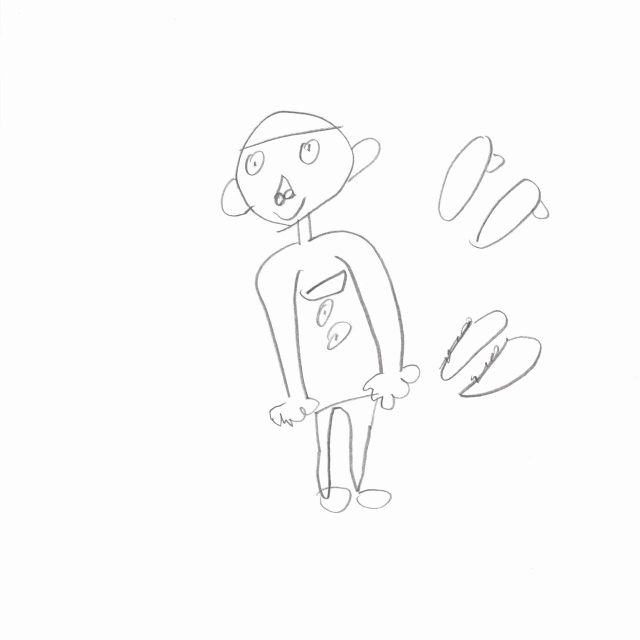
//> input picture test.jpg, 1280 x 1280 px (shown at 1/2 size)
$ ./direct_grayscale_test ../../../test.jpg   (built with g++ and OpenCV 4)
//> lines starting //> are read from the running program, lines starting //| are printed output that depends on the picture; after the words box and inside, x2 and y2 are one past the last pixel; in counts of white or black regions, pixels touching at a corner belong together
#include <opencv2/opencv.hpp>

#include <filesystem>
#include <fstream>
#include <iomanip>
#include <iostream>
#include <string>
#include <vector>

namespace fs = std::filesystem;

static cv::Mat resizeKeepingAspectRatio(const cv::Mat& input, int targetSize) {
    const double scale = std::min(
        static_cast<double>(targetSize) / input.cols,
        static_cast<double>(targetSize) / input.rows
    );
    const int newWidth = static_cast<int>(input.cols * scale);
    const int newHeight = static_cast<int>(input.rows * scale);

    cv::Mat resized;
    cv::resize(input, resized, cv::Size(newWidth, newHeight), 0, 0, cv::INTER_AREA);
    return resized;
}

static cv::Mat denoiseLikeStage02(const cv::Mat& input) {
    cv::Mat denoised;
    cv::GaussianBlur(input, denoised, cv::Size(3, 3), 0);
    return denoised;
}

static cv::Mat adaptiveThresholdLikeStage03b(const cv::Mat& input) {
    cv::Mat binary;
    cv::adaptiveThreshold(
        input,
        binary,
        255,
        cv::ADAPTIVE_THRESH_GAUSSIAN_C,
        cv::THRESH_BINARY_INV,
        11,
        2
    );
    return binary;
}

static int countNonZeroAbsDiff(const cv::Mat& a, const cv::Mat& b) {
    cv::Mat diff;
    cv::absdiff(a, b, diff);
    return cv::countNonZero(diff);
}

static cv::Rect findDarkContentRoi(const cv::Mat& image) {
    cv::Mat gray;
    if (image.channels() > 1) {
        cv::cvtColor(image, gray, cv::COLOR_BGR2GRAY);
    } else {
        gray = image;
    }

    cv::Mat mask;
    cv::threshold(gray, mask, 220, 255, cv::THRESH_BINARY_INV);

    std::vector<std::vector<cv::Point>> contours;
    cv::findContours(mask, contours, cv::RETR_EXTERNAL, cv::CHAIN_APPROX_SIMPLE);
    if (contours.empty()) {
        return cv::Rect(0, 0, image.cols, image.rows);
    }

    cv::Rect roi;
    for (const auto& contour : contours) {
        const cv::Rect rect = cv::boundingRect(contour);
        roi = roi.empty() ? rect : (roi | rect);
    }

    const int padding = 20;
    roi.x = std::max(0, roi.x - padding);
    roi.y = std::max(0, roi.y - padding);
    roi.width = std::min(image.cols - roi.x, roi.width + padding * 2);
    roi.height = std::min(image.rows - roi.y, roi.height + padding * 2);
    return roi;
}

static cv::Rect centerCropInRoi(const cv::Rect& roi, const cv::Size& bounds, int cropSize) {
    const int width = std::min(cropSize, roi.width);
    const int height = std::min(cropSize, roi.height);
    int x = roi.x + (roi.width - width) / 2;
    int y = roi.y + (roi.height - height) / 2;

    x = std::max(0, std::min(x, bounds.width - width));
    y = std::max(0, std::min(y, bounds.height - height));
    return cv::Rect(x, y, width, height);
}

static void saveZoomCrop(const std::string& path, const cv::Mat& image, const cv::Rect& crop) {
    cv::Mat zoom;
    cv::resize(image(crop), zoom, cv::Size(crop.width * 6, crop.height * 6), 0, 0, cv::INTER_NEAREST);
    cv::imwrite(path, zoom);
}

int main(int argc, char** argv) {
    if (argc < 2) {
        std::cerr << "Usage: direct_grayscale_test <image_path> [output_dir]\n";
        return 1;
    }

    const std::string imagePath = argv[1];
    const std::string outputDir = argc >= 3
        ? argv[2]
        : "shared_volume/preprocess-grayscale-test";

    fs::create_directories(outputDir);

    const cv::Mat original = cv::imread(imagePath);
//> original is the input picture: 1280 rows x 1280 cols, CV_8UC3; mean B, G, R 251.1, 251.1, 251.1
    if (original.empty()) {
        std::cerr << "Failed to load: " << imagePath << "\n";
        return 1;
    }

    const cv::Mat resized = resizeKeepingAspectRatio(original, 768);
//> in resizeKeepingAspectRatio, `cv::resize(input, resized, cv::Size(newWidth, newHeight), 0, 0, cv::IN..`:
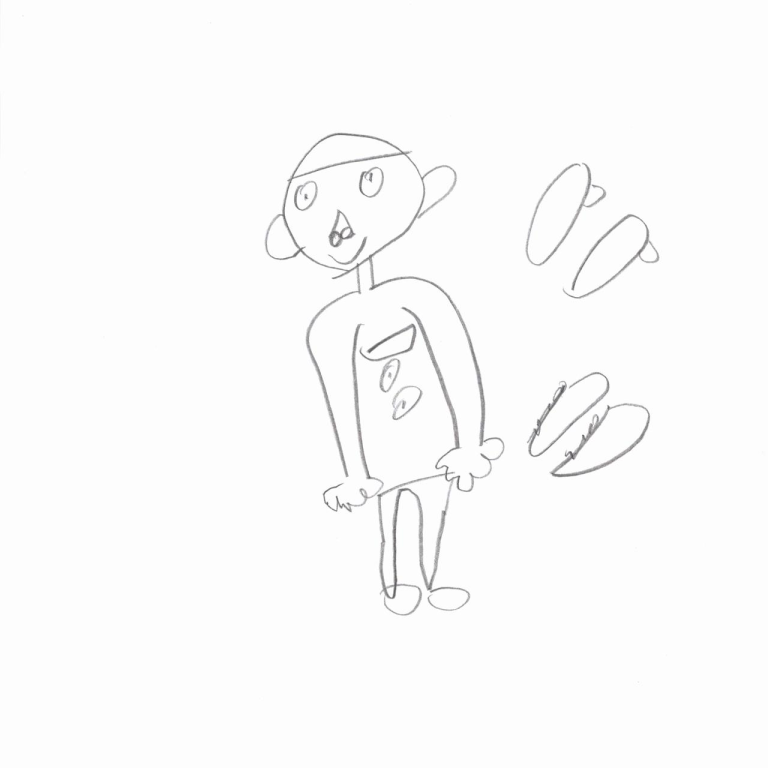
//> resized: 768 rows x 768 cols, CV_8UC3; mean B, G, R 251.1, 251.1, 251.1
    const cv::Mat denoised = denoiseLikeStage02(resized);

    cv::Mat weightedGray;
    cv::cvtColor(denoised, weightedGray, cv::COLOR_BGR2GRAY);

    cv::Mat greenChannel;
    cv::extractChannel(denoised, greenChannel, 1);

    cv::Mat grayVsGreenAbsDiff;
    cv::absdiff(weightedGray, greenChannel, grayVsGreenAbsDiff);
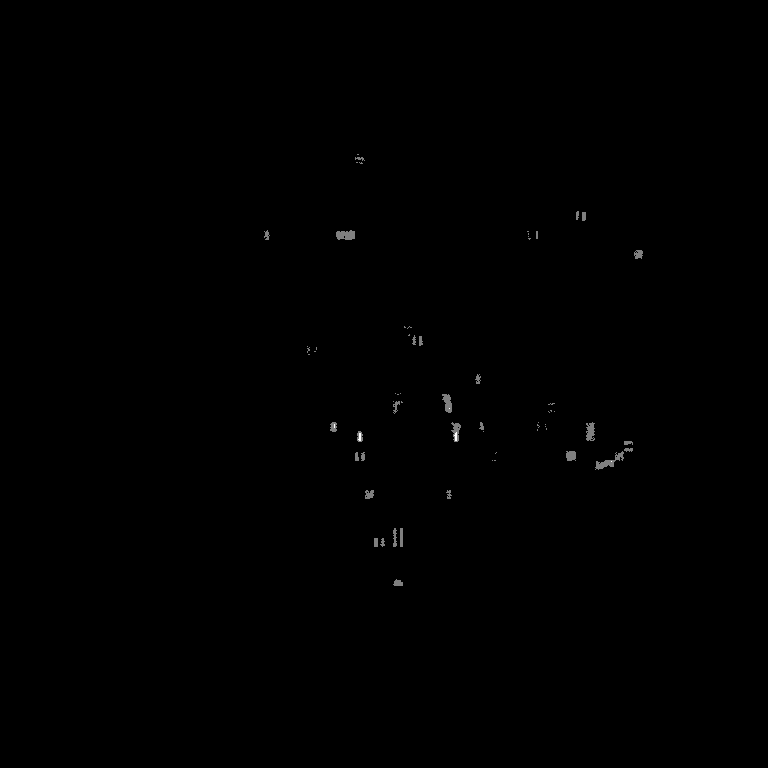
//> grayVsGreenAbsDiff: 768 rows x 768 cols, CV_8UC1; min 0, max 2, mean 0.00312; drawn with min black and max white

    const cv::Mat binaryFromWeightedGray = adaptiveThresholdLikeStage03b(weightedGray);
//> in adaptiveThresholdLikeStage03b, `cv::adaptiveThreshold( input, binary, 255, cv::ADAPTIVE_THRESH_GAUSSIA..`:
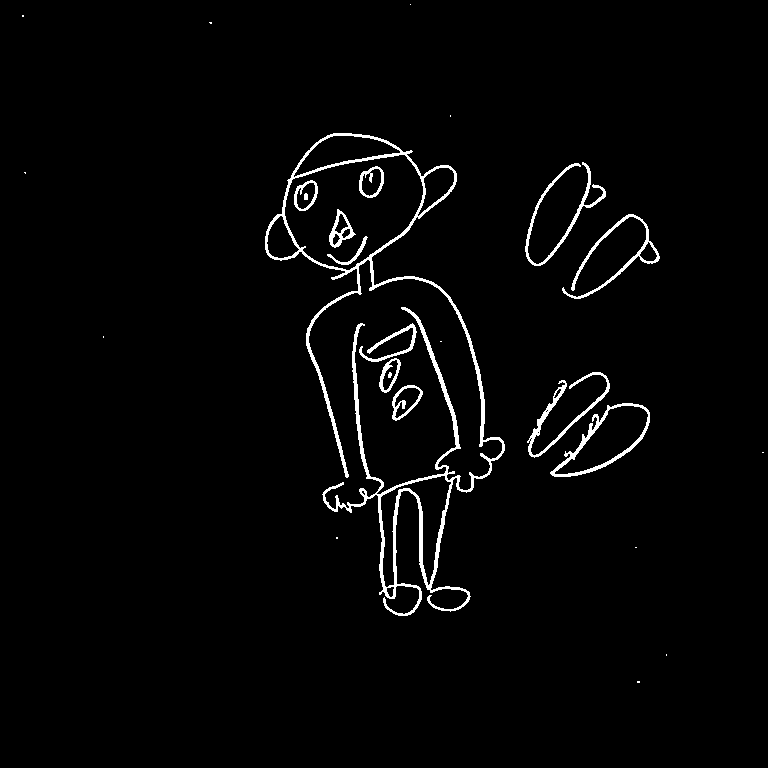
//> binary: 768 rows x 768 cols, CV_8UC1; 2.4% white; 26 white regions (13 under 20 px), largest, box (x1, y1, x2, y2) and area: (265, 133, 505, 616) 8292, (550, 403, 650, 477) 989, (525, 162, 606, 266) 893
    const cv::Mat binaryFromGreenChannel = adaptiveThresholdLikeStage03b(greenChannel);
//> in adaptiveThresholdLikeStage03b (call 2), `cv::adaptiveThreshold( input, binary, 255, cv::ADAPTIVE_THRESH_GAUSSIA..`: binary: 768 rows x 768 cols, CV_8UC1; 2.4% white; 26 white regions (13 under 20 px), largest, box (x1, y1, x2, y2) and area: (265, 133, 505, 616) 8294, (550, 403, 650, 477) 990, (525, 162, 606, 266) 893
    cv::Mat binaryAbsDiff;
    cv::absdiff(binaryFromWeightedGray, binaryFromGreenChannel, binaryAbsDiff);
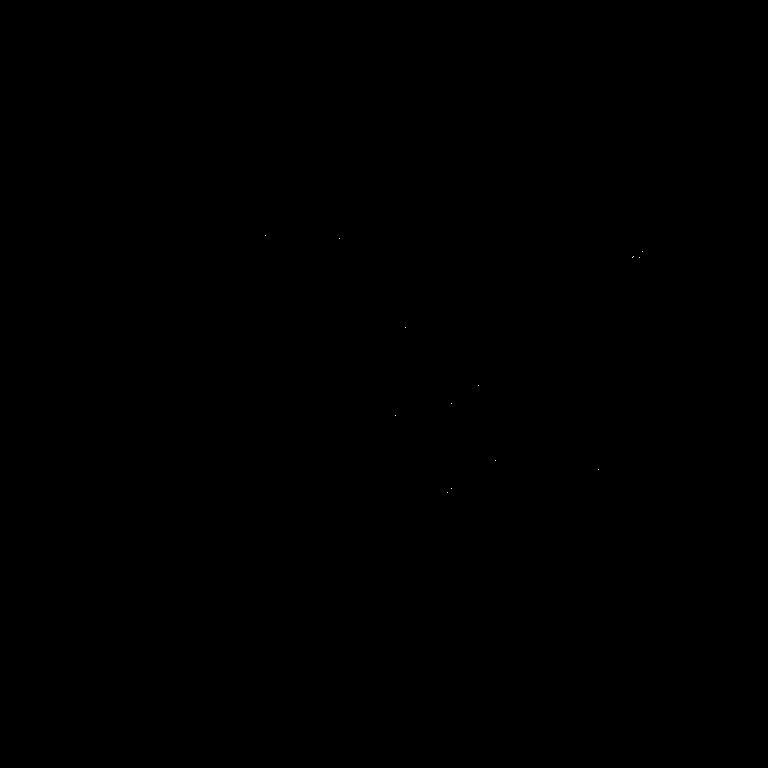
//> binaryAbsDiff: 768 rows x 768 cols, CV_8UC1; 0% white in thin lines or dots, all inside (x1, y1, x2, y2) = (265, 235, 643, 493)

    cv::imwrite(outputDir + "/00-denoised-input.png", denoised);
    cv::imwrite(outputDir + "/01-bgr2gray-weighted.png", weightedGray);
    cv::imwrite(outputDir + "/02-green-channel.png", greenChannel);
    cv::imwrite(outputDir + "/03-gray-vs-green-absdiff.png", grayVsGreenAbsDiff);
    cv::imwrite(outputDir + "/04-binarized-from-bgr2gray.png", binaryFromWeightedGray);
    cv::imwrite(outputDir + "/05-binarized-from-green-channel.png", binaryFromGreenChannel);
    cv::imwrite(outputDir + "/06-binarized-absdiff.png", binaryAbsDiff);

    const cv::Rect crop = centerCropInRoi(findDarkContentRoi(denoised), denoised.size(), 96);
//> in findDarkContentRoi, `cv::threshold(gray, mask, 220, 255, cv::THRESH_BINARY_INV);`:
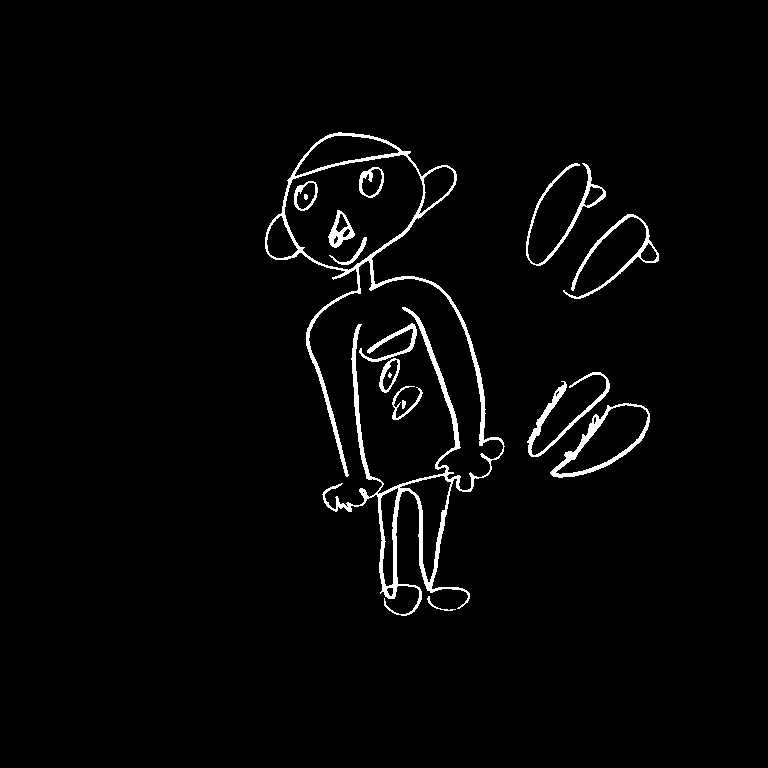
//> mask: 768 rows x 768 cols, CV_8UC1; 2.5% white; 16 white regions (1 under 20 px)
//> in findDarkContentRoi, `cv::findContours(mask, contours, cv::RETR_EXTERNAL, cv::CHAIN_APPROX_S..`: contours = 10 contours, 1 with area under 20; largest, box (x1, y1, x2, y2) and area: (265, 132, 505, 616) 24492, (550, 403, 650, 478) 3687, (563, 214, 659, 299) 833, (526, 163, 606, 266) 832, (527, 372, 610, 457) 763
//> the loop in findDarkContentRoi, `for (const auto& contour : contours)` made 10 passes
//> (rect, roi) on passes 2 to 10: (Rect(550, 403, 100, 75), Rect(427, 403, 223, 208)), (Rect(402, 400, 4, 9), Rect(402, 400, 248, 211)), (Rect(392, 386, 31, 34), Rect(392, 386, 258, 225)), (Rect(527, 372, 83, 85), Rect(392, 372, 258, 239)), (Rect(379, 358, 21, 35), Rect(379, 358, 271, 253)), (Rect(359, 323, 58, 39), Rect(359, 323, 291, 288)), (Rect(563, 214, 96, 85), Rect(359, 214, 300, 397)), (Rect(526, 163, 80, 103), Rect(359, 163, 300, 448)), (Rect(265, 132, 240, 484), Rect(265, 132, 394, 484))
//> roi on pass 1: Rect(427, 596, 29, 15)
//> in findDarkContentRoi, `roi.x = std::max(0, roi.x - padding);`: roi = Rect(245, 132, 394, 484)
//> in findDarkContentRoi, `roi.y = std::max(0, roi.y - padding);`: roi = Rect(245, 112, 394, 484)
//> in findDarkContentRoi, `roi.width = std::min(image.cols - roi.x, roi.width + padding * 2);`: roi = Rect(245, 112, 434, 484)
//> in findDarkContentRoi, `roi.height = std::min(image.rows - roi.y, roi.height + padding * 2);`: roi = Rect(245, 112, 434, 524)
//> in centerCropInRoi, `const int width = std::min(cropSize, roi.width);`: width = 96
//> in centerCropInRoi, `int x = roi.x + (roi.width - width) / 2;`: x = 414
//> in centerCropInRoi, `int y = roi.y + (roi.height - height) / 2;`: y = 326
//> crop = Rect(414, 326, 96, 96)
    saveZoomCrop(outputDir + "/01-bgr2gray-weighted-edge-crop-6x.png", weightedGray, crop);
//> in saveZoomCrop, `cv::resize(image(crop), zoom, cv::Size(crop.width * 6, crop.height * 6..`:
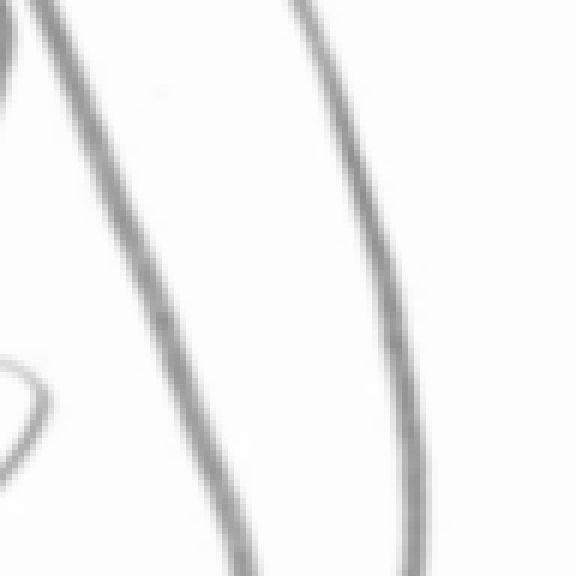
//> zoom: 576 rows x 576 cols, CV_8UC1; min 143, max 254, mean 244
    saveZoomCrop(outputDir + "/02-green-channel-edge-crop-6x.png", greenChannel, crop);
//> in saveZoomCrop (call 2), `cv::resize(image(crop), zoom, cv::Size(crop.width * 6, crop.height * 6..`: zoom: 576 rows x 576 cols, CV_8UC1; 2.29% of pixels changed, all inside (x1, y1, x2, y2) = (0, 54, 402, 522)
    saveZoomCrop(outputDir + "/04-binarized-from-bgr2gray-edge-crop-6x.png", binaryFromWeightedGray, crop);
//> call 3 of saveZoomCrop, with crop = Rect(414, 326, 96, 96)
//> in saveZoomCrop (call 3), `cv::resize(image(crop), zoom, cv::Size(crop.width * 6, crop.height * 6..`:
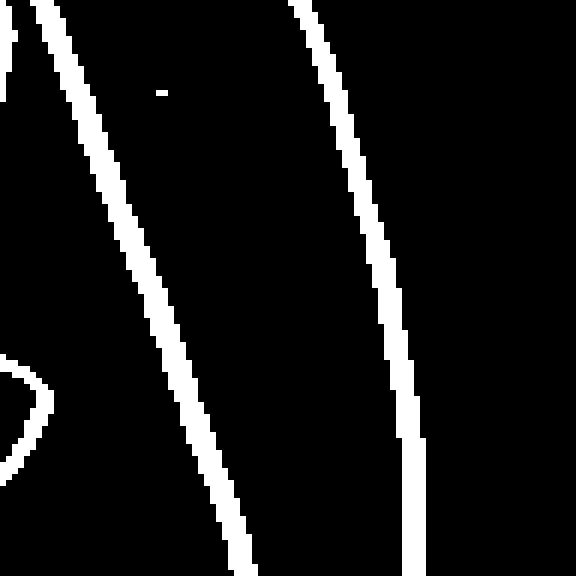
//> zoom: 576 rows x 576 cols, CV_8UC1; 9.7% white; 5 white regions, box (x1, y1, x2, y2) and area: (30, 0, 258, 576) 15300, (288, 0, 426, 576) 13140, (0, 354, 54, 486) 2448, (0, 0, 18, 102) 1080, (156, 90, 168, 96) 72
    saveZoomCrop(outputDir + "/05-binarized-from-green-channel-edge-crop-6x.png", binaryFromGreenChannel, crop);

    std::ofstream errorLog(outputDir + "/adaptive-threshold-3ch-error.txt");
    try {
        const cv::Mat invalidBinary = adaptiveThresholdLikeStage03b(denoised);
        cv::imwrite(outputDir + "/invalid-binarized-from-3ch.png", invalidBinary);
        errorLog << "No exception occurred.\n";
    } catch (const cv::Exception& error) {
        errorLog << error.what() << "\n";
    }

    const cv::Scalar meanGray = cv::mean(weightedGray);
//> meanGray = Scalar(251.1)
    const cv::Scalar meanGreen = cv::mean(greenChannel);
//> meanGreen = Scalar(251.1)
    const cv::Scalar meanDiff = cv::mean(grayVsGreenAbsDiff);
//> meanDiff = Scalar(0.00312)

    std::ofstream csv(outputDir + "/grayscale-test.csv");
    csv << "metric,value\n";
    csv << "grayType," << weightedGray.type() << "\n";
    csv << "grayChannels," << weightedGray.channels() << "\n";
    csv << "greenType," << greenChannel.type() << "\n";
    csv << "greenChannels," << greenChannel.channels() << "\n";
    csv << "meanBgr2Gray," << std::fixed << std::setprecision(4) << meanGray[0] << "\n";
    csv << "meanGreenChannel," << std::fixed << std::setprecision(4) << meanGreen[0] << "\n";
    csv << "meanAbsDiffGrayVsGreen," << std::fixed << std::setprecision(4) << meanDiff[0] << "\n";
    csv << "nonZeroDiffGrayVsGreen," << countNonZeroAbsDiff(weightedGray, greenChannel) << "\n";
    csv << "binaryPixelsFromBgr2Gray," << cv::countNonZero(binaryFromWeightedGray) << "\n";
    csv << "binaryPixelsFromGreenChannel," << cv::countNonZero(binaryFromGreenChannel) << "\n";
    csv << "binaryDiffPixels," << cv::countNonZero(binaryAbsDiff) << "\n";
    csv << "outputSize," << weightedGray.cols << "x" << weightedGray.rows << "\n";

    std::ofstream md(outputDir + "/grayscale-test.md");
    md << "| metric | value |\n";
    md << "|---|---:|\n";
    md << "| grayType | " << weightedGray.type() << " |\n";
    md << "| grayChannels | " << weightedGray.channels() << " |\n";
    md << "| meanAbsDiffGrayVsGreen | " << std::fixed << std::setprecision(4) << meanDiff[0] << " |\n";
    md << "| binaryPixelsFromBgr2Gray | " << cv::countNonZero(binaryFromWeightedGray) << " |\n";
    md << "| binaryPixelsFromGreenChannel | " << cv::countNonZero(binaryFromGreenChannel) << " |\n";
    md << "| binaryDiffPixels | " << cv::countNonZero(binaryAbsDiff) << " |\n";

    std::cout << "[output] " << outputDir << "\n";
    return 0;
}
